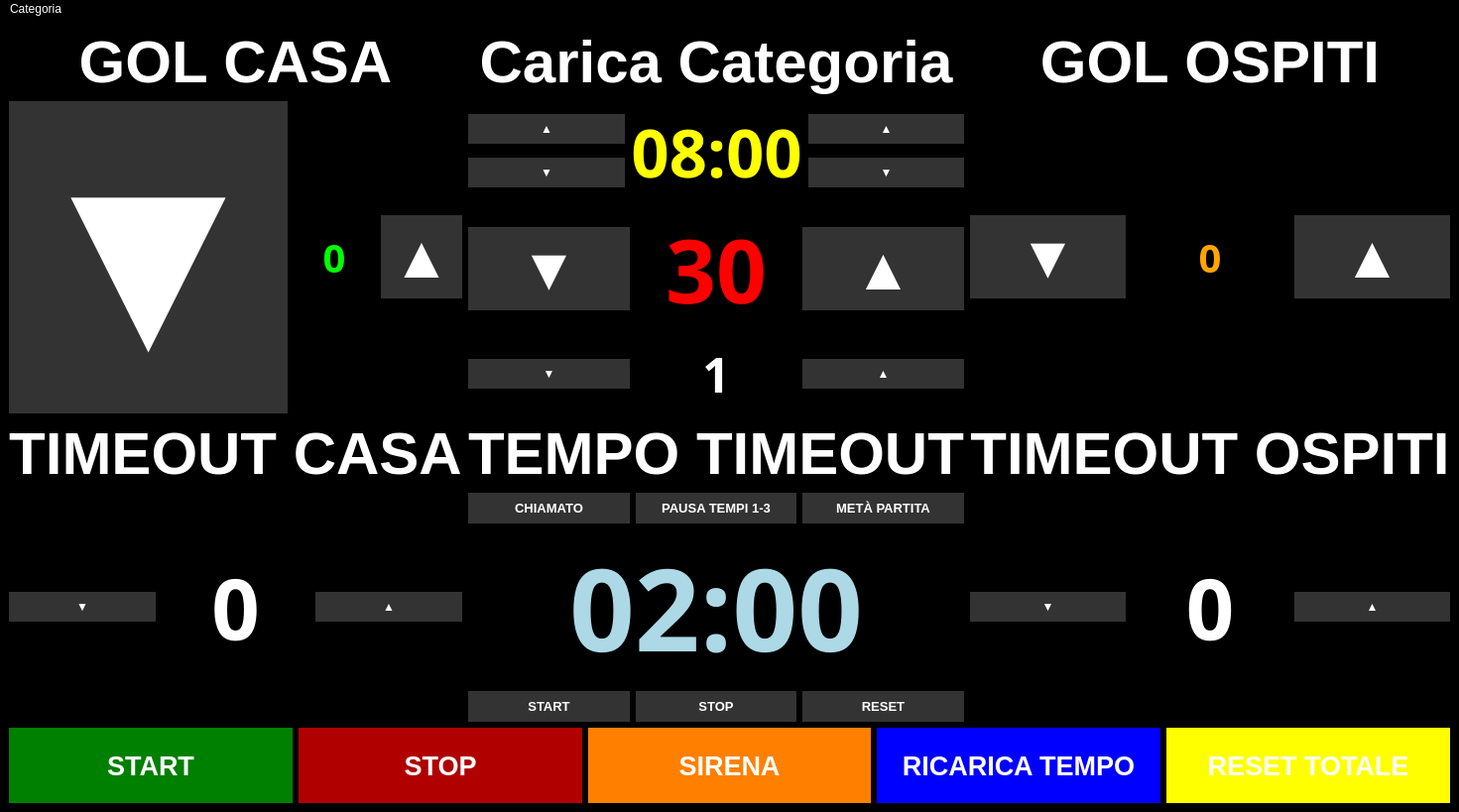
<?xml version='1.0' encoding='utf-8'?>
<ui version="4.0">
    <class>TabelloneLED</class>
    <widget class="QMainWindow" name="TabelloneLED">
        <property name="geometry">
            <rect>
                <x>0</x>
                <y>0</y>
                <width>1024</width>
                <height>600</height>
            </rect>
        </property>
        <property name="windowTitle">
            <string>Tabellone LED</string>
        </property>
        <property name="styleSheet">
            <string notr="true">
                QWidget {
                background-color: black;
                color: white;
                }
                QPushButton {
                background-color: #333333;
                color: white;
                border: none;
                padding: 8px;
                }
                QPushButton:pressed {
                background-color: #111111;
                }
                #buttonStart { background-color: #008000; min-height: 60px; font-size: 20pt; font-weight: bold;}
                #buttonStart:pressed { background-color: #004d00; min-height: 60px; font-size: 20pt; font-weight: bold;}
                #buttonStop { background-color: #B00000; min-height: 60px; font-size: 20pt; font-weight: bold; }
                #buttonStop:pressed { background-color: #800000; min-height: 60px; font-size: 20pt; font-weight: bold; }
                #buttonSirena { background-color: #FF8000; min-height: 60px; font-size: 20pt; font-weight: bold; }
                #buttonSirena:pressed { background-color: #CC6600; min-height: 60px; font-size: 20pt; font-weight: bold; }
                #buttonTimeReload { background-color: blue;  min-height: 60px; font-size: 20pt; font-weight: bold; }
                #buttonReset { background-color: yellow; min-height: 60px; font-size: 20pt; font-weight: bold; }
                #buttonReset:pressed { background-color: yellow;  min-height: 60px; font-size: 20pt; font-weight: bold; }
                QPushButton[text="▲"], QPushButton[text="▼"] {
                min-width: 80px;
                max-width: 120px;
                min-height: 80px;
                max-height: 120px;
                font-size: 25pt;
                padding: 0px;
                }

            </string>
        </property>
        <widget class="QWidget" name="centralwidget">
            <layout class="QGridLayout" name="gridLayout" columnstretch="2,1,2">
                <item row="0" column="0">
                    <widget class="QLabel" name="labelHomeText">
                        <property name="font">
                            <font>
                                <pointsize>45</pointsize>
                                <bold>true</bold>
                            </font>
                        </property>
                        <property name="text">
                            <string>GOL CASA</string>
                        </property>
                        <property name="alignment">
                            <set>Qt::AlignCenter</set>
                        </property>
                    </widget>
                </item>
                <item row="0" column="1">
                    <widget class="QLabel" name="labelCategoriaText">
                        <property name="font">
                            <font>
                                <pointsize>45</pointsize>
                                <bold>true</bold>
                            </font>
                        </property>
                        <property name="text">
                            <string>Carica Categoria</string>
                        </property>
                        <property name="alignment">
                            <set>Qt::AlignCenter</set>
                        </property>
                    </widget>
                </item>
                <item row="0" column="2">
                    <widget class="QLabel" name="labelGuestText">
                        <property name="font">
                            <font>
                                <pointsize>45</pointsize>
                                <bold>true</bold>
                            </font>
                        </property>
                        <property name="text">
                            <string>GOL OSPITI</string>
                        </property>
                        <property name="alignment">
                            <set>Qt::AlignCenter</set>
                        </property>
                    </widget>
                </item>
                <item row="1" column="0">
                    <layout class="QHBoxLayout" name="layoutHomeScore">
                        <item>
                            <widget class="QPushButton" name="buttonHomeMinus">
                                <property name="font">
                                    <font>
                                        <pointsize>245</pointsize>
                                    </font>
                                </property>
                                <property name="text">
                                    <string>▼</string>
                                </property>
                            </widget>
                        </item>
                        <item>
                            <widget class="QLabel" name="labelHomeScore">
                                <property name="sizeIncrement">
                                    <size>
                                        <width>0</width>
                                        <height>0</height>
                                    </size>
                                </property>
                                <property name="font">
                                    <font>
                                        <family>DS-Digital</family>
                                        <pointsize>30</pointsize>
                                        <bold>true</bold>
                                    </font>
                                </property>
                                <property name="styleSheet">
                                    <string notr="true">color:#00FF00;</string>
                                </property>
                                <property name="text">
                                    <string>0</string>
                                </property>
                                <property name="alignment">
                                    <set>Qt::AlignCenter</set>
                                </property>
                            </widget>
                        </item>
                        <item>
                            <widget class="QPushButton" name="buttonHomePlus">
                                <property name="font">
                                    <font>
                                        <pointsize>45</pointsize>
                                    </font>
                                </property>
                                <property name="text">
                                    <string>▲</string>
                                </property>
                            </widget>
                        </item>
                    </layout>
                </item>
                <item row="1" column="1">
                    <layout class="QVBoxLayout" name="layoutMainTime">
                        <item>
                            <layout class="QHBoxLayout" name="layoutTimeControls">
                                <item>
                                    <layout class="QVBoxLayout" name="layoutMinutes">
                                        <item>
                                            <widget class="QPushButton" name="buttonMinPlus">
                                                <property name="text">
                                                    <string>▲</string>
                                                </property>
                                            </widget>
                                        </item>
                                        <item>
                                            <widget class="QPushButton" name="buttonMinMinus">
                                                <property name="text">
                                                    <string>▼</string>
                                                </property>
                                            </widget>
                                        </item>
                                    </layout>
                                </item>
                                <item>
                                    <widget class="QLabel" name="labelMainTime">
                                        <property name="font">
                                            <font>
                                                <family>DS-Digital</family>
                                                <pointsize>50</pointsize>
                                                <bold>true</bold>
                                            </font>
                                        </property>
                                        <property name="styleSheet">
                                            <string notr="true">color:yellow;</string>
                                        </property>
                                        <property name="text">
                                            <string>08:00</string>
                                        </property>
                                        <property name="alignment">
                                            <set>Qt::AlignCenter</set>
                                        </property>
                                    </widget>
                                </item>
                                <item>
                                    <layout class="QVBoxLayout" name="layoutSeconds">
                                        <item>
                                            <widget class="QPushButton" name="buttonSecPlus">
                                                <property name="text">
                                                    <string>▲</string>
                                                </property>
                                            </widget>
                                        </item>
                                        <item>
                                            <widget class="QPushButton" name="buttonSecMinus">
                                                <property name="text">
                                                    <string>▼</string>
                                                </property>
                                            </widget>
                                        </item>
                                    </layout>
                                </item>
                            </layout>
                        </item>
                        <item>
                            <layout class="QHBoxLayout" name="layoutPossessoPalla">
                                <item>
                                    <widget class="QPushButton" name="buttonPossessoMinus">
                                        <property name="font">
                                            <font>
                                                <pointsize>45</pointsize>
                                            </font>
                                        </property>
                                        <property name="text">
                                            <string>▼</string>
                                        </property>
                                    </widget>
                                </item>
                                <item>
                                    <widget class="QLabel" name="labelPossesso">
                                        <property name="font">
                                            <font>
                                                <family>DS-Digital</family>
                                                <pointsize>67</pointsize>
                                                <bold>true</bold>
                                            </font>
                                        </property>
                                        <property name="styleSheet">
                                            <string notr="true">color:#FF0000;</string>
                                        </property>
                                        <property name="text">
                                            <string>30</string>
                                        </property>
                                        <property name="alignment">
                                            <set>Qt::AlignCenter</set>
                                        </property>
                                    </widget>
                                </item>
                                <item>
                                    <widget class="QPushButton" name="buttonPossessoPlus">
                                        <property name="font">
                                            <font>
                                                <pointsize>45</pointsize>
                                            </font>
                                        </property>
                                        <property name="text">
                                            <string>▲</string>
                                        </property>
                                    </widget>
                                </item>
                            </layout>
                        </item>
                        <item>
                            <layout class="QHBoxLayout" name="layoutPeriod">
                                <item>
                                    <widget class="QPushButton" name="buttonPeriodMinus">
                                        <property name="text">
                                            <string>▼</string>
                                        </property>
                                    </widget>
                                </item>
                                <item>
                                    <widget class="QLabel" name="labelPeriod">
                                        <property name="font">
                                            <font>
                                                <family>DS-Digital</family>
                                                <pointsize>36</pointsize>
                                                <bold>true</bold>
                                            </font>
                                        </property>
                                        <property name="styleSheet">
                                            <string notr="true">color:white;</string>
                                        </property>
                                        <property name="text">
                                            <string>1</string>
                                        </property>
                                        <property name="alignment">
                                            <set>Qt::AlignCenter</set>
                                        </property>
                                    </widget>
                                </item>
                                <item>
                                    <widget class="QPushButton" name="buttonPeriodPlus">
                                        <property name="text">
                                            <string>▲</string>
                                        </property>
                                    </widget>
                                </item>
                            </layout>
                        </item>
                    </layout>
                </item>
                <item row="1" column="2">
                    <layout class="QHBoxLayout" name="layoutGuestScore">
                        <item>
                            <widget class="QPushButton" name="buttonGuestMinus">
                                <property name="font">
                                    <font>
                                        <pointsize>45</pointsize>
                                        <bold>false</bold>
                                    </font>
                                </property>
                                <property name="text">
                                    <string>▼</string>
                                </property>
                            </widget>
                        </item>
                        <item>
                            <widget class="QLabel" name="labelGuestScore">
                                <property name="maximumSize">
                                    <size>
                                        <width>16777215</width>
                                        <height>16777215</height>
                                    </size>
                                </property>
                                <property name="font">
                                    <font>
                                        <family>DS-Digital</family>
                                        <pointsize>30</pointsize>
                                        <italic>false</italic>
                                        <bold>true</bold>
                                        <underline>false</underline>
                                        <strikeout>false</strikeout>
                                    </font>
                                </property>
                                <property name="styleSheet">
                                    <string notr="true">color:#FFA500;</string>
                                </property>
                                <property name="text">
                                    <string>0</string>
                                </property>
                                <property name="alignment">
                                    <set>Qt::AlignCenter</set>
                                </property>
                            </widget>
                        </item>
                        <item>
                            <widget class="QPushButton" name="buttonGuestPlus">
                                <property name="font">
                                    <font>
                                        <pointsize>45</pointsize>
                                    </font>
                                </property>
                                <property name="text">
                                    <string>▲</string>
                                </property>
                            </widget>
                        </item>
                    </layout>
                </item>

                
                <item row="2" column="0">
                    <widget class="QLabel" name="labelTimeoutHomeText">
                        <property name="font">
                            <font>
                                <pointsize>45</pointsize>
                                <bold>true</bold>
                            </font>
                        </property>
                        <property name="text">
                            <string>TIMEOUT CASA</string>
                        </property>
                        <property name="alignment">
                            <set>Qt::AlignCenter</set>
                        </property>
                    </widget>
                </item>
                <item row="2" column="1">
                    <widget class="QLabel" name="labelTimeoutText">
                        <property name="font">
                            <font>
                                <pointsize>45</pointsize>
                                <bold>true</bold>
                            </font>
                        </property>
                        <property name="text">
                            <string>TEMPO TIMEOUT</string>
                        </property>
                        <property name="alignment">
                            <set>Qt::AlignCenter</set>
                        </property>
                    </widget>
                </item>
                <item row="2" column="2">
                    <widget class="QLabel" name="labelTimeoutGuestText">
                        <property name="font">
                            <font>
                                <pointsize>45</pointsize>
                                <bold>true</bold>
                            </font>
                        </property>
                        <property name="text">
                            <string>TIMEOUT OSPITI</string>
                        </property>
                        <property name="alignment">
                            <set>Qt::AlignCenter</set>
                        </property>
                    </widget>
                </item>

                
                <item row="3" column="0">
                    <layout class="QHBoxLayout" name="layoutTimeoutHome">
                        <item>
                            <widget class="QPushButton" name="buttonTimeoutHomeMinus">
                                <property name="text">
                                    <string>▼</string>
                                </property>
                            </widget>
                        </item>
                        <item>
                            <widget class="QLabel" name="labelTimeOutHome">
                                <property name="font">
                                    <font>
                                        <family>DS-Digital</family>
                                        <pointsize>64</pointsize>
                                        <bold>true</bold>
                                    </font>
                                </property>
                                <property name="text">
                                    <string>0</string>
                                </property>
                                <property name="alignment">
                                    <set>Qt::AlignCenter</set>
                                </property>
                            </widget>
                        </item>
                        <item>
                            <widget class="QPushButton" name="buttonTimeoutHomePlus">
                                <property name="text">
                                    <string>▲</string>
                                </property>
                            </widget>
                        </item>
                    </layout>
                </item>
                <item row="3" column="1">
                    <layout class="QVBoxLayout" name="layoutTimeoutCenter">
                        <item>
                            <layout class="QHBoxLayout" name="layoutTimeoutButtons">
                                <item>
                                    <widget class="QPushButton" name="buttonTimeoutCalled">
                                        <property name="font">
                                            <font>
                                                <pointsize>10</pointsize>
                                                <bold>true</bold>
                                            </font>
                                        </property>
                                        <property name="text">
                                            <string>CHIAMATO</string>
                                        </property>
                                    </widget>
                                </item>
                                <item>
                                    <widget class="QPushButton" name="buttonTimeout13">
                                        <property name="font">
                                            <font>
                                                <pointsize>10</pointsize>
                                                <bold>true</bold>
                                            </font>
                                        </property>
                                        <property name="text">
                                            <string>PAUSA TEMPI 1-3</string>
                                        </property>
                                    </widget>
                                </item>
                                <item>
                                    <widget class="QPushButton" name="buttonTimeoutHalf">
                                        <property name="font">
                                            <font>
                                                <pointsize>10</pointsize>
                                                <bold>true</bold>
                                            </font>
                                        </property>
                                        <property name="text">
                                            <string>METÀ PARTITA</string>
                                        </property>
                                    </widget>
                                </item>
                            </layout>
                        </item>
                        <item>
                            <widget class="QLabel" name="labelTimeoutClock">
                                <property name="font">
                                    <font>
                                        <family>DS-Digital</family>
                                        <pointsize>86</pointsize>
                                        <bold>true</bold>
                                    </font>
                                </property>
                                <property name="styleSheet">
                                    <string notr="true">color:lightblue;</string>
                                </property>
                                <property name="text">
                                    <string>02:00</string>
                                </property>
                                <property name="alignment">
                                    <set>Qt::AlignCenter</set>
                                </property>
                            </widget>
                        </item>
                        <item>
                            <layout class="QHBoxLayout" name="layoutTimeoutButtons">
                                <item>
                                    <widget class="QPushButton" name="buttonTimeoutStart">
                                        <property name="font">
                                            <font>
                                                <pointsize>10</pointsize>
                                                <bold>true</bold>
                                            </font>
                                        </property>
                                        <property name="text">
                                            <string>START</string>
                                        </property>
                                    </widget>
                                </item>
                                <item>
                                    <widget class="QPushButton" name="buttonTimeoutStop">
                                        <property name="font">
                                            <font>
                                                <pointsize>10</pointsize>
                                                <bold>true</bold>
                                            </font>
                                        </property>
                                        <property name="text">
                                            <string>STOP</string>
                                        </property>
                                    </widget>
                                </item>
                                <item>
                                    <widget class="QPushButton" name="buttonTimeoutReset">
                                        <property name="font">
                                            <font>
                                                <pointsize>10</pointsize>
                                                <bold>true</bold>
                                            </font>
                                        </property>
                                        <property name="text">
                                            <string>RESET</string>
                                        </property>
                                    </widget>
                                </item>
                            </layout>
                        </item>
                    </layout>
                </item>
                <item row="3" column="2">
                    <layout class="QHBoxLayout" name="layoutTimeoutGuest">
                        <item>
                            <widget class="QPushButton" name="buttonTimeoutGuestMinus">
                                <property name="text">
                                    <string>▼</string>
                                </property>
                            </widget>
                        </item>
                        <item>
                            <widget class="QLabel" name="labelTimeOutGuest">
                                <property name="font">
                                    <font>
                                        <family>DS-Digital</family>
                                        <pointsize>64</pointsize>
                                        <bold>true</bold>
                                    </font>
                                </property>
                                <property name="text">
                                    <string>0</string>
                                </property>
                                <property name="alignment">
                                    <set>Qt::AlignCenter</set>
                                </property>
                            </widget>
                        </item>
                        <item>
                            <widget class="QPushButton" name="buttonTimeoutGuestPlus">
                                <property name="text">
                                    <string>▲</string>
                                </property>
                            </widget>
                        </item>
                    </layout>
                </item>

                
                <item row="4" column="0" colspan="3">
                    <layout class="QHBoxLayout" name="layoutControls">
                        <item>
                            <widget class="QPushButton" name="buttonStart">
                                <property name="text">
                                    <string>START</string>
                                </property>
                            </widget>
                        </item>
                        <item>
                            <widget class="QPushButton" name="buttonStop">
                                <property name="text">
                                    <string>STOP</string>
                                </property>
                            </widget>
                        </item>
                        <item>
                            <widget class="QPushButton" name="buttonSirena">
                                <property name="text">
                                    <string>SIRENA</string>
                                </property>
                            </widget>
                        </item>
                        <item>
                            <widget class="QPushButton" name="buttonTimeReload">
                                <property name="text">
                                    <string>RICARICA TEMPO</string>
                                </property>
                            </widget>
                        </item>

                        <item>
                            <widget class="QPushButton" name="buttonReset">
                                <property name="text">
                                    <string>RESET TOTALE</string>
                                </property>
                            </widget>
                        </item>

                    </layout>
                </item>
            </layout>
        </widget>

        <widget class="QMenuBar" name="menubar">
            <addaction name="menuCategoria" />
        </widget>

        <widget class="QMenu" name="menuCategoria">
            <property name="title">
                <string>Categoria</string>
            </property>
            <addaction name="mc_actionUnder12" />
            <addaction name="mc_actionragazzi" />
            <addaction name="mc_actionallieve" />
            <addaction name="mc_actionallievi" />
            <addaction name="mc_actionjunioresF" />
            <addaction name="mc_actionPromozione" />
            <addaction name="mc_actionMaster" />
        </widget>

        <action name="mc_actionUnder12">
            <property name="text">
                <string>Esordienti</string>
            </property>
        </action>
        <action name="mc_actionragazzi">
            <property name="text">
                <string>Ragazzi/e</string>
            </property>
        </action>
        <action name="mc_actionallieve">
            <property name="text">
                <string>Allieve 16F</string>
            </property>
        </action>
        <action name="mc_actionallievi">
            <property name="text">
                <string>Allievi 16M</string>
            </property>
        </action>
        <action name="mc_actionjunioresF">
            <property name="text">
                <string>Juniores Femminile</string>
            </property>
        </action>
        <action name="mc_actionPromozione">
            <property name="text">
                <string>Promozione</string>
            </property>
        </action>
        <action name="mc_actionMaster">
            <property name="text">
                <string>MASTER</string>
            </property>
        </action>
    </widget>
    <resources />
    <connections />
</ui>
